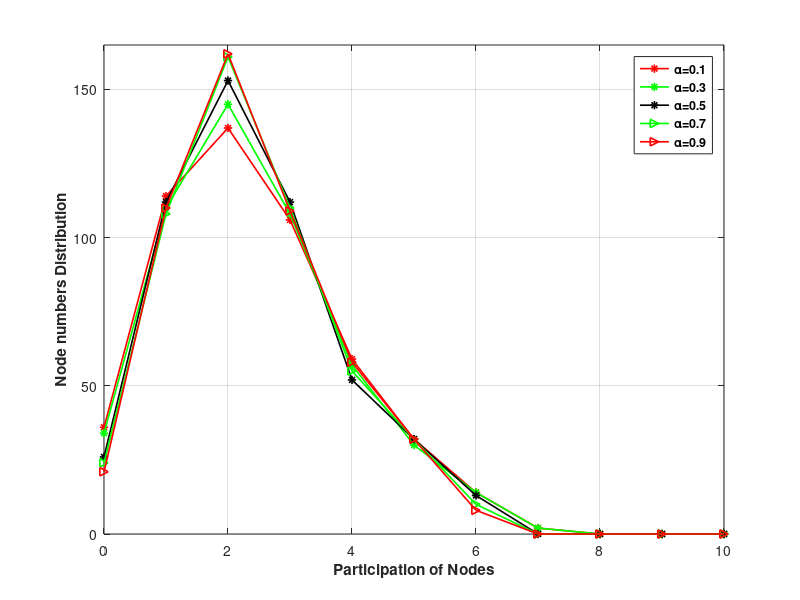

Source code (MATLAB):
clc;
clear;

x = [0,1,2,3,4,5,6,7,8,9,10];
alpha1 = [36 114 137 106 59 32 14 2 0 0 0];
alpha3 = [34 110 145 108 57 30 14 2	0 0	0]; 
alpha5 = [26 112 153 112 52 32 13 0	0 0	0]; 
alpha7 = [24 108 161 110 55 32 10 0 0 0 0];
alpha9 = [21 110 162 109 58 32 8 0 0 0 0]; 

figure
h1 = plot(x,alpha1,'-*red','LineWidth',1.2);  hold on;
     plot(x,alpha3,'-*green','LineWidth',1.2);hold on;
     plot(x,alpha5,'-*black','LineWidth',1.2);hold on;
     plot(x,alpha7,'->green','LineWidth',1.2);hold on;
     plot(x,alpha9,'->red','LineWidth',1.2);
     
axis([0,10,0,165]);
xlabel('Participation of Nodes','FontWeight','bold');
ylabel('Node numbers Distribution','FontWeight','bold');
legend('\alpha=0.1','\alpha=0.3','\alpha=0.5','\alpha=0.7','\alpha=0.9','FontWeight','bold');
grid on;
print('distribution500','-dpng')
